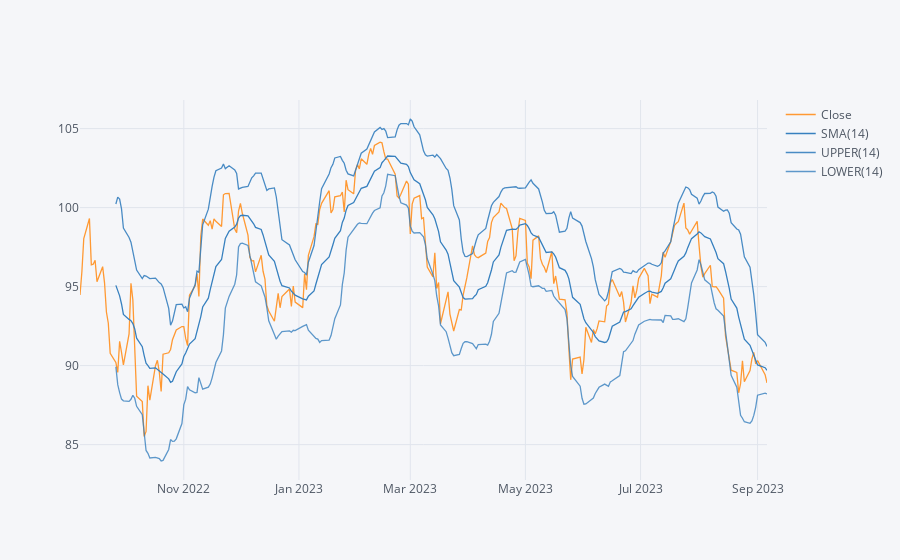

The notebook cell saved with this chart:
### Code cell
RY['Close'].loc[year_ago:end_date].ta_plot(study='boll')

### Figure 1 — Plotly figure (JSON) as saved in the notebook; plotly's stock layout.template omitted (floating-point values rounded to 4 significant figures; data arrays with more than 128 entries replaced by an {"elided": "..."} marker saying what was removed)
{"data": [{"line": {"color": "rgba(255, 153, 51, 1.0)", "dash": "solid", "shape": "linear", "width": 1.3}, "mode": "lines", "name": "Close", "text": "", "type": "scatter", "x": {"elided": "251 str values"}, "y": {"elided": "251 float values"}}, {"line": {"color": "rgba(55, 128, 191, 1.0)", "dash": "solid", "shape": "linear", "width": 1.3}, "mode": "lines", "name": "SMA(14)", "text": "", "type": "scatter", "x": {"elided": "251 str values"}, "y": {"elided": "251 mixed values"}}, {"line": {"color": "rgba(55, 128, 191, 0.8999999999999999)", "dash": "solid", "shape": "linear", "width": 1.3}, "mode": "lines", "name": "UPPER(14)", "text": "", "type": "scatter", "x": {"elided": "251 str values"}, "y": {"elided": "251 mixed values"}}, {"line": {"color": "rgba(55, 128, 191, 0.7999999999999998)", "dash": "solid", "shape": "linear", "width": 1.3}, "mode": "lines", "name": "LOWER(14)", "text": "", "type": "scatter", "x": {"elided": "251 str values"}, "y": {"elided": "251 mixed values"}}], "layout": {"autosize": true, "legend": {"bgcolor": "#F5F6F9", "font": {"color": "#4D5663"}}, "paper_bgcolor": "#F5F6F9", "plot_bgcolor": "#F5F6F9", "title": {"font": {"color": "#4D5663"}}, "xaxis": {"autorange": true, "gridcolor": "#E1E5ED", "range": ["2022-09-07", "2023-09-06"], "showgrid": true, "tickfont": {"color": "#4D5663"}, "title": {"font": {"color": "#4D5663"}, "text": ""}, "type": "date", "zerolinecolor": "#E1E5ED"}, "yaxis": {"autorange": true, "gridcolor": "#E1E5ED", "range": [82.76, 106.8], "showgrid": true, "tickfont": {"color": "#4D5663"}, "title": {"font": {"color": "#4D5663"}, "text": ""}, "type": "linear", "zerolinecolor": "#E1E5ED"}}}
